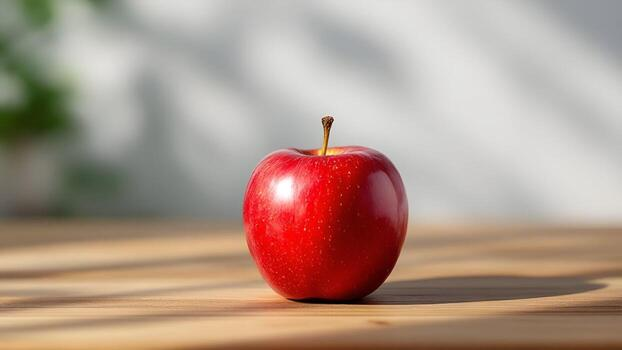
#> input picture Task_10/1.jpg, 622 x 350 px
$ python Task_10.py   (older library calls are emulated)
#> lines starting #> are read from the running program, lines starting #| are printed output that depends on the picture; after the words box and inside, x2 and y2 are one past the last pixel; in counts of white or black regions, pixels touching at a corner belong together
import cv2
import matplotlib.pyplot as plt
import numpy as np


img = cv2.imread("1.jpg")
#> img is the input picture: shape (350, 622, 3); mean B, G, R 137.9, 151.7, 175.4
if img is None:
    raise FileNotFoundError("Image not found. Please check the file path.")

gray = cv2.cvtColor(img, cv2.COLOR_BGR2GRAY)
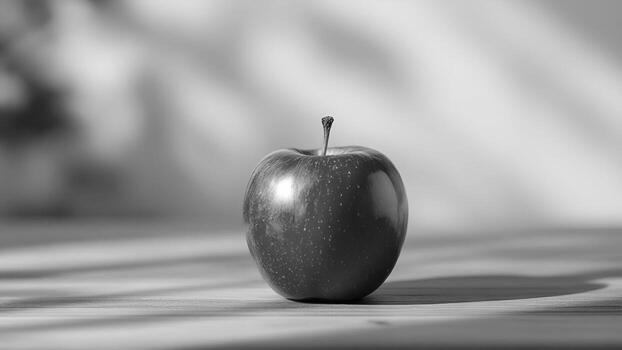
#> gray: shape (350, 622); min 1, max 255, mean 157.2
img_rgb = cv2.cvtColor(img, cv2.COLOR_BGR2RGB)

sobelX = cv2.Sobel(gray, cv2.CV_64F, 1, 0, ksize=3)
sobelY = cv2.Sobel(gray, cv2.CV_64F, 0, 1, ksize=3)


magnitude = cv2.magnitude(sobelX, sobelY)


abs_sobelX = cv2.convertScaleAbs(sobelX)
abs_sobelY = cv2.convertScaleAbs(sobelY)
sobel_mag_u8 = cv2.convertScaleAbs(magnitude)
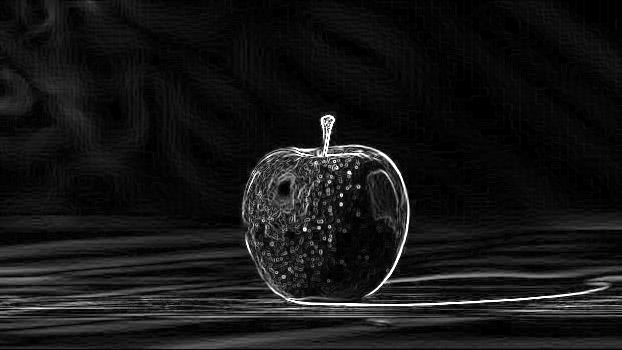
#> sobel_mag_u8: shape (350, 622); min 0, max 255, mean 21.9


fig, axes = plt.subplots(2, 2, figsize=(10, 8))

axes[0, 0].imshow(img_rgb)
axes[0, 0].set_title("Original Image")
axes[0, 0].axis("off")

axes[0, 1].imshow(abs_sobelX, cmap="gray")
axes[0, 1].set_title("Sobel X (Vertical Edges)")
axes[0, 1].axis("off")

axes[1, 0].imshow(abs_sobelY, cmap="gray")
axes[1, 0].set_title("Sobel Y (Horizontal Edges)")
axes[1, 0].axis("off")

axes[1, 1].imshow(sobel_mag_u8, cmap="gray")
axes[1, 1].set_title("Sobel Magnitude Combined")
axes[1, 1].axis("off")

plt.tight_layout()
plt.savefig("part_a_step2_sobel_grid.png", dpi=150)
plt.show()


lap_noisy = cv2.Laplacian(gray, cv2.CV_64F, ksize=3)
lap_noisy_u8 = cv2.convertScaleAbs(lap_noisy)

blurred = cv2.GaussianBlur(gray, (5, 5), 0)
lap_clean = cv2.Laplacian(blurred, cv2.CV_64F, ksize=3)
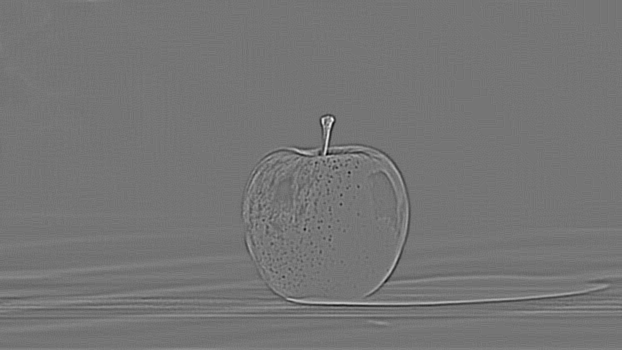
#> lap_clean: shape (350, 622) float64; min -156, max 182, mean 0; drawn with min black and max white
lap_clean_u8 = cv2.convertScaleAbs(lap_clean)

fig, axes = plt.subplots(1, 2, figsize=(12, 5))

axes[0].imshow(lap_noisy_u8, cmap="gray")
axes[0].set_title("Raw Laplacian (No Blur - Highly Noisy)")
axes[0].axis("off")

axes[1].imshow(lap_clean_u8, cmap="gray")
axes[1].set_title("Laplacian of Gaussian - LoG (With 5x5 Blur)")
axes[1].axis("off")

plt.tight_layout()
plt.savefig("part_a_step3_laplacian_compare.png", dpi=150)
plt.show()


canny_pair1 = cv2.Canny(blurred, 30, 90)
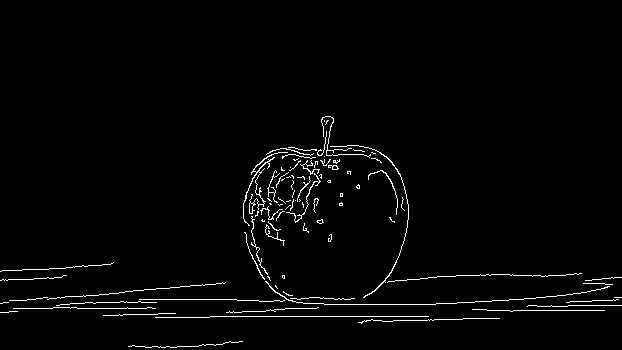
#> canny_pair1: shape (350, 622); 2.1% white in thin lines or dots, all inside (x1, y1, x2, y2) = (0, 116, 622, 348)
canny_pair2 = cv2.Canny(blurred, 50, 150)
#> canny_pair2: shape (350, 622); 0.69% white in thin lines or dots, all inside (x1, y1, x2, y2) = (13, 116, 610, 309)
canny_pair3 = cv2.Canny(blurred, 100, 300)
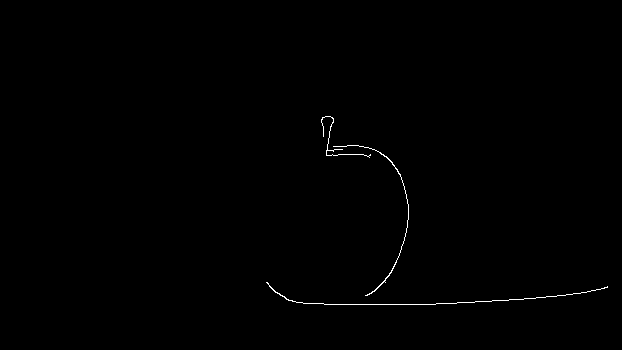
#> canny_pair3: shape (350, 622); 0.34% white in thin lines or dots, all inside (x1, y1, x2, y2) = (266, 116, 608, 305)


fig, axes = plt.subplots(1, 3, figsize=(15, 5))

canny_imgs = [canny_pair1, canny_pair2, canny_pair3]
canny_titles = [
    "Canny Low Pair (30, 90) - Cluttered",
    "Canny Standard Pair (50, 150) - Optimal",
    "Canny High Pair (100, 300) - Structural Only"
]

for ax, im, title in zip(axes, canny_imgs, canny_titles):
    ax.imshow(im, cmap="gray")
    ax.set_title(title)
    ax.axis("off")
#> this loop made 3 passes
#> title on passes 1 to 2: 'Canny Low Pair (30, 90) - Cluttered', 'Canny Standard Pair (50, 150) - Optimal'

plt.tight_layout()
plt.savefig("part_a_step4_canny_ratios.png", dpi=150)
plt.show()


canny_raw = cv2.Canny(gray, 50, 150)
#> canny_raw: shape (350, 622); 2.4% white in thin lines or dots, all inside (x1, y1, x2, y2) = (0, 116, 622, 323)


canny_blurred = cv2.Canny(blurred, 50, 150)


fig, axes = plt.subplots(1, 2, figsize=(12, 5))

axes[0].imshow(canny_raw, cmap="gray")
axes[0].set_title("Canny without Blur (Raw - False Edges)")
axes[0].axis("off")

axes[1].imshow(canny_blurred, cmap="gray")
axes[1].set_title("Canny with Gaussian Blur (Clean)")
axes[1].axis("off")

plt.tight_layout()
plt.savefig("part_a_step5_canny_blur_effect.png", dpi=150)
plt.show()


frame = cv2.imread("1.jpg")
if frame is None:
    raise FileNotFoundError(f"Could not load image at: {IMAGE_PATH}")


BLUR_K = (5, 5)
CANNY_LOW = 50
CANNY_HIGH = 150
EDGE_COLOR = (0, 255, 0)

blurred_frame = cv2.GaussianBlur(frame, BLUR_K, 0)
gray_frame = cv2.cvtColor(blurred_frame, cv2.COLOR_BGR2GRAY)


edges = cv2.Canny(gray_frame, CANNY_LOW, CANNY_HIGH)
#> edges: shape (350, 622); 0.65% white in thin lines or dots, all inside (x1, y1, x2, y2) = (14, 116, 610, 309)


output_overlay = frame.copy()
output_overlay[edges == 255] = EDGE_COLOR
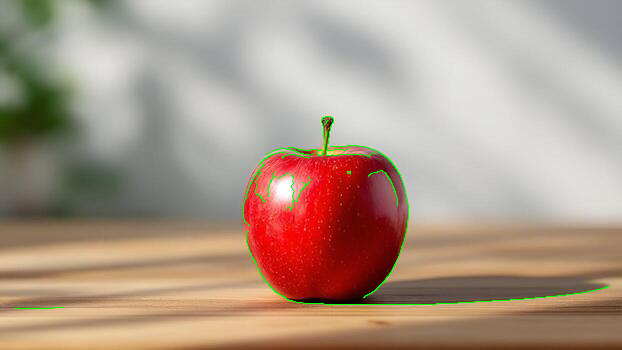
#> output_overlay: shape (350, 622, 3); 0.65% of pixels changed, all inside (x1, y1, x2, y2) = (14, 116, 610, 309)


cv2.imwrite("edge_raw.jpg", frame)
cv2.imwrite("edge_detected.png", edges)
cv2.imwrite("edge_overlay.jpg", output_overlay)
print("\n Successfully saved Part B outputs: edge_raw.jpg, edge_detected.png, edge_overlay.jpg")


edge_pixel_count = np.count_nonzero(edges)
#> edge_pixel_count = 1405
total_pixels = edges.size
#> total_pixels = 217700
edge_coverage_pct = (edge_pixel_count / total_pixels) * 100
#> edge_coverage_pct = 0.645

print("\n==========================================")
print("      --- TASK 10 PART B RESULTS ---      ")
print("==========================================")
print(f"Edge Pixel Count   : {edge_pixel_count}")
#| Edge Pixel Count   : 1405
print(f"Edge Coverage      : {edge_coverage_pct:.2f}%")
#| Edge Coverage      : 0.65%
print("==========================================\n")


edge_bgr = cv2.cvtColor(edges, cv2.COLOR_GRAY2BGR)
combined_display = np.hstack([frame, edge_bgr, output_overlay])
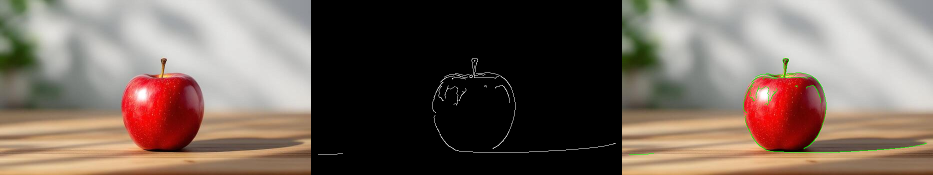
#> combined_display: shape (350, 1866, 3) (shown at 1/2 size); mean B, G, R 92.3, 102, 117.1

cv2.imshow("Part B: Raw | Edges | Green Overlay", combined_display)
cv2.waitKey(0)
cv2.destroyAllWindows()
